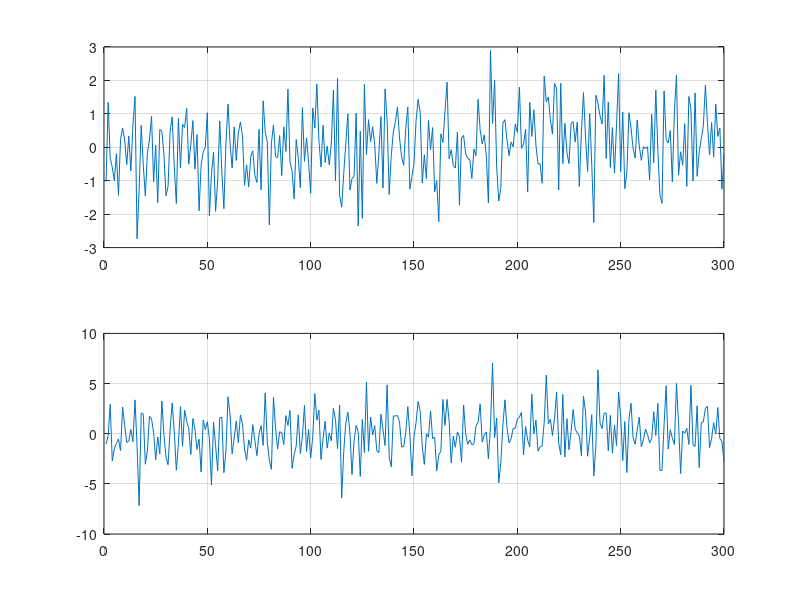

Write the MATLAB code that produced this figure.
close all ; 
clear all ; 
clc ; 

B=[1 1.5 -1.2]; 
w=randn(1,300) ;
x=filter(B, 1, w) ;
subplot (211) ,plot(w); grid
subplot (212) ,plot(x); grid